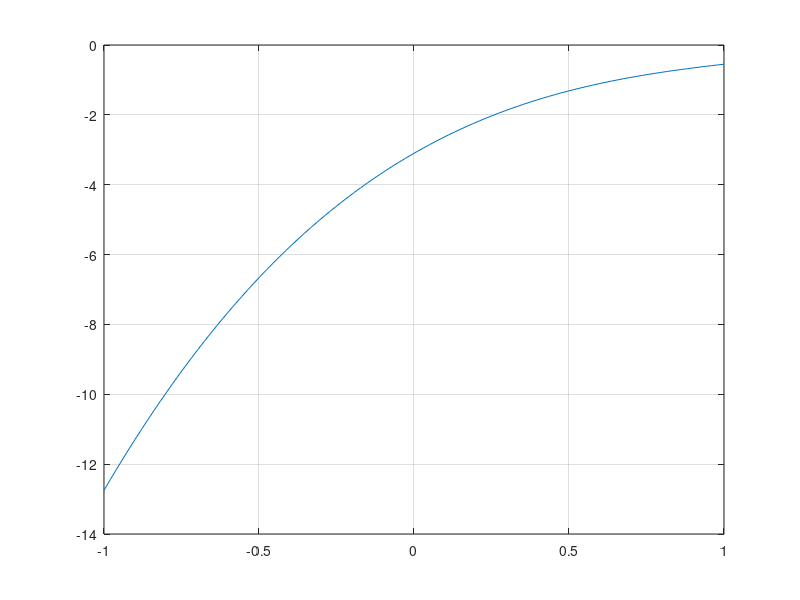

The MATLAB source for this figure:
P = [1, -3.55, 5.1, -3.1];
x=linspace(-1,1,100);
F=polyval(P,x);
plot(x,F);
grid on
format short
R=roots(P);
disp(R)
